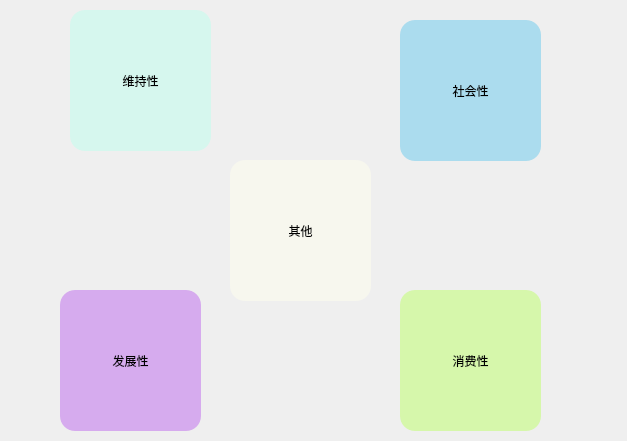
<?xml version="1.0" encoding="UTF-8"?>
<ui version="4.0">
 <class>account_item_kind</class>
 <widget class="QWidget" name="account_item_kind">
  <property name="geometry">
   <rect>
    <x>0</x>
    <y>0</y>
    <width>627</width>
    <height>441</height>
   </rect>
  </property>
  <property name="windowTitle">
   <string>Form</string>
  </property>
  <property name="styleSheet">
   <string notr="true"/>
  </property>
  <widget class="QPushButton" name="maintain_sort">
   <property name="geometry">
    <rect>
     <x>70</x>
     <y>10</y>
     <width>141</width>
     <height>141</height>
    </rect>
   </property>
   <property name="minimumSize">
    <size>
     <width>0</width>
     <height>0</height>
    </size>
   </property>
   <property name="maximumSize">
    <size>
     <width>1000</width>
     <height>1000</height>
    </size>
   </property>
   <property name="focusPolicy">
    <enum>Qt::StrongFocus</enum>
   </property>
   <property name="styleSheet">
    <string notr="true">QPushButton {
	background-color: rgba(188, 255, 236, 125);
	font: 290 14pt &quot;幼圆&quot;;
    color: #000000; /* 文字颜色 */
    font-weight: normal;
    padding: 5px; /* 按需调整内边距 */
 border-radius: 15px;
}

QPushButton:hover {
    background-color: rgba(188, 255, 236, 200);
   border-style: solid; /* 按下时边框样式 */
    border-width: 1px; /* 按下时边框宽度 */
    border-color: #8c8884; /* 按下时边框颜色 */
    border-radius: 15px; /* 边框圆角 */
}</string>
   </property>
   <property name="text">
    <string>维持性</string>
   </property>
  </widget>
  <widget class="QPushButton" name="social_sort">
   <property name="geometry">
    <rect>
     <x>400</x>
     <y>20</y>
     <width>141</width>
     <height>141</height>
    </rect>
   </property>
   <property name="minimumSize">
    <size>
     <width>0</width>
     <height>0</height>
    </size>
   </property>
   <property name="maximumSize">
    <size>
     <width>1000</width>
     <height>1000</height>
    </size>
   </property>
   <property name="focusPolicy">
    <enum>Qt::StrongFocus</enum>
   </property>
   <property name="styleSheet">
    <string notr="true">QPushButton {
	background-color: rgba(100, 200, 236, 125);
	font: 290 14pt &quot;幼圆&quot;;
    color: #000000; /* 文字颜色 */
    font-weight: normal;
    padding: 5px; /* 按需调整内边距 */
 border-radius: 15px;
}

QPushButton:hover {
    background-color: rgba(100, 200, 236, 200);
   border-style: solid; /* 按下时边框样式 */
    border-width: 1px; /* 按下时边框宽度 */
    border-color: #8c8884; /* 按下时边框颜色 */
    border-radius: 15px; /* 边框圆角 */
}</string>
   </property>
   <property name="text">
    <string>社会性</string>
   </property>
  </widget>
  <widget class="QPushButton" name="develop_sort">
   <property name="geometry">
    <rect>
     <x>60</x>
     <y>290</y>
     <width>141</width>
     <height>141</height>
    </rect>
   </property>
   <property name="minimumSize">
    <size>
     <width>0</width>
     <height>0</height>
    </size>
   </property>
   <property name="maximumSize">
    <size>
     <width>1000</width>
     <height>1000</height>
    </size>
   </property>
   <property name="focusPolicy">
    <enum>Qt::StrongFocus</enum>
   </property>
   <property name="styleSheet">
    <string notr="true">QPushButton {
	background-color: rgba(188, 100, 236, 125);
	font: 290 14pt &quot;幼圆&quot;;
    color: #000000; /* 文字颜色 */
    font-weight: normal;
    padding: 5px; /* 按需调整内边距 */
 border-radius: 15px;
}

QPushButton:hover {
    background-color: rgba(188, 100, 236, 200);
   border-style: solid; /* 按下时边框样式 */
    border-width: 1px; /* 按下时边框宽度 */
    border-color: #8c8884; /* 按下时边框颜色 */
    border-radius: 15px; /* 边框圆角 */
}</string>
   </property>
   <property name="text">
    <string>发展性</string>
   </property>
  </widget>
  <widget class="QPushButton" name="consume_sort">
   <property name="geometry">
    <rect>
     <x>400</x>
     <y>290</y>
     <width>141</width>
     <height>141</height>
    </rect>
   </property>
   <property name="minimumSize">
    <size>
     <width>0</width>
     <height>0</height>
    </size>
   </property>
   <property name="maximumSize">
    <size>
     <width>1000</width>
     <height>1000</height>
    </size>
   </property>
   <property name="focusPolicy">
    <enum>Qt::StrongFocus</enum>
   </property>
   <property name="styleSheet">
    <string notr="true">QPushButton {
	background-color: rgba(188, 255, 100, 125);
	font: 290 14pt &quot;幼圆&quot;;
    color: #000000; /* 文字颜色 */
    font-weight: normal;
    padding: 5px; /* 按需调整内边距 */
 border-radius: 15px;
}

QPushButton:hover {
    	background-color: rgba(188, 255, 100, 200);
   border-style: solid; /* 按下时边框样式 */
    border-width: 1px; /* 按下时边框宽度 */
    border-color: #8c8884; /* 按下时边框颜色 */
    border-radius: 15px; /* 边框圆角 */
}</string>
   </property>
   <property name="text">
    <string>消费性</string>
   </property>
  </widget>
  <widget class="QPushButton" name="other_sort">
   <property name="geometry">
    <rect>
     <x>230</x>
     <y>160</y>
     <width>141</width>
     <height>141</height>
    </rect>
   </property>
   <property name="minimumSize">
    <size>
     <width>0</width>
     <height>0</height>
    </size>
   </property>
   <property name="maximumSize">
    <size>
     <width>1000</width>
     <height>1000</height>
    </size>
   </property>
   <property name="focusPolicy">
    <enum>Qt::StrongFocus</enum>
   </property>
   <property name="styleSheet">
    <string notr="true">QPushButton {
	background-color: rgba(255, 255, 236, 125);
	font: 290 14pt &quot;幼圆&quot;;
    color: #000000; /* 文字颜色 */
    font-weight: normal;
    padding: 5px; /* 按需调整内边距 */
 border-radius: 15px;
}

QPushButton:hover {
background-color: rgba(255, 255, 236, 200);
   border-style: solid; /* 按下时边框样式 */
    border-width: 1px; /* 按下时边框宽度 */
    border-color: #8c8884; /* 按下时边框颜色 */
    border-radius: 15px; /* 边框圆角 */
}</string>
   </property>
   <property name="text">
    <string>其他</string>
   </property>
  </widget>
 </widget>
 <resources/>
 <connections/>
</ui>
